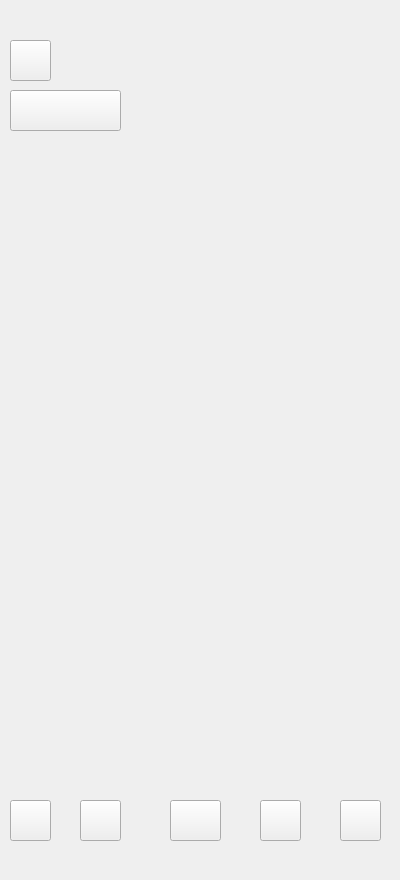
    <widget class="QWidget" name="page_27">
     <widget class="QLabel" name="label_27">
      <property name="geometry">
       <rect>
        <x>0</x>
        <y>-10</y>
        <width>391</width>
        <height>871</height>
       </rect>
      </property>
      <property name="text">
       <string/>
      </property>
      <property name="pixmap">
       <pixmap resource="resources.qrc">:/images/images/sabansoke following.png</pixmap>
      </property>
     </widget>
     <widget class="QPushButton" name="pushButton_100">
      <property name="geometry">
       <rect>
        <x>10</x>
        <y>40</y>
        <width>41</width>
        <height>41</height>
       </rect>
      </property>
      <property name="text">
       <string/>
      </property>
     </widget>
     <widget class="QPushButton" name="pushButton_101">
      <property name="geometry">
       <rect>
        <x>10</x>
        <y>90</y>
        <width>111</width>
        <height>41</height>
       </rect>
      </property>
      <property name="text">
       <string/>
      </property>
     </widget>
     <widget class="QPushButton" name="pushButton_102">
      <property name="geometry">
       <rect>
        <x>10</x>
        <y>800</y>
        <width>41</width>
        <height>41</height>
       </rect>
      </property>
      <property name="text">
       <string/>
      </property>
     </widget>
     <widget class="QPushButton" name="pushButton_103">
      <property name="geometry">
       <rect>
        <x>80</x>
        <y>800</y>
        <width>41</width>
        <height>41</height>
       </rect>
      </property>
      <property name="text">
       <string/>
      </property>
     </widget>
     <widget class="QPushButton" name="pushButton_104">
      <property name="geometry">
       <rect>
        <x>170</x>
        <y>800</y>
        <width>51</width>
        <height>41</height>
       </rect>
      </property>
      <property name="text">
       <string/>
      </property>
     </widget>
     <widget class="QPushButton" name="pushButton_105">
      <property name="geometry">
       <rect>
        <x>260</x>
        <y>800</y>
        <width>41</width>
        <height>41</height>
       </rect>
      </property>
      <property name="text">
       <string/>
      </property>
     </widget>
     <widget class="QPushButton" name="pushButton_106">
      <property name="geometry">
       <rect>
        <x>340</x>
        <y>800</y>
        <width>41</width>
        <height>41</height>
       </rect>
      </property>
      <property name="text">
       <string/>
      </property>
     </widget>
    </widget>
